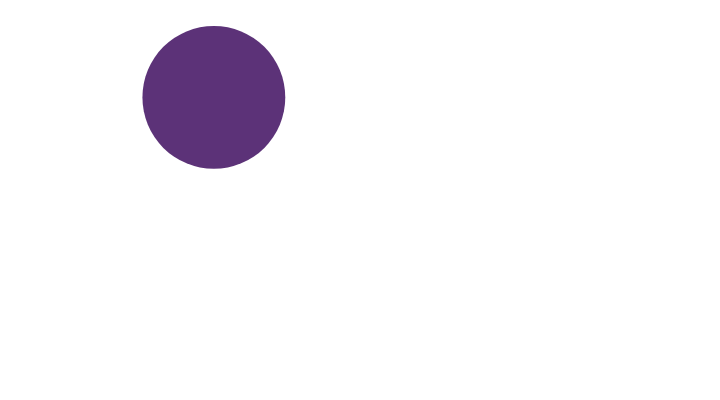
Frame 1 (no input)
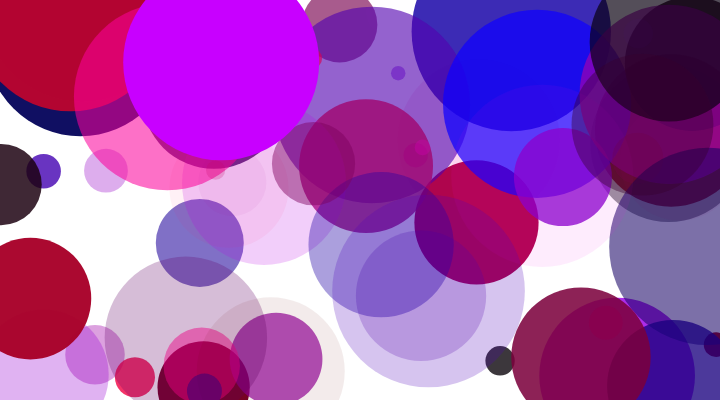
Frame 60 (no input)
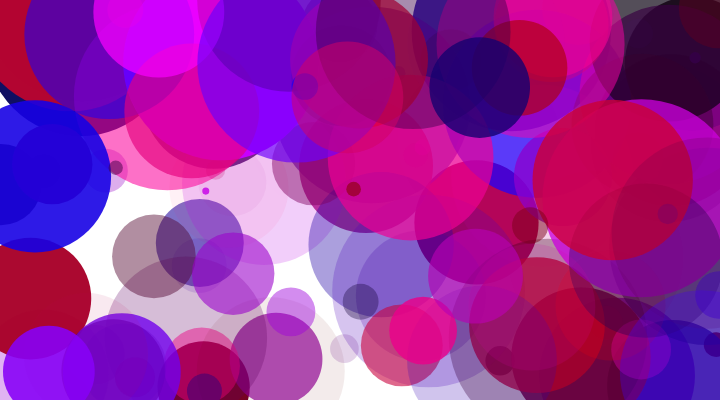
Frame 120 (the mouse pressed at the canvas centre since frame 60)

The p5.js sketch that drew these frames (run headless with seeded random() and noise() and a simulated clock; from frame 60 on, the mouse is pressed at the canvas centre):

// p5.js sketch
// ── sketch.js
let size


function setup() {
  createCanvas(720, 400);
  noStroke();

}

function draw() {

  size = random(200)

  fill(random(255), random(0), random(255), random(255));
  ellipse(random(720), random(400), size, size);
}
